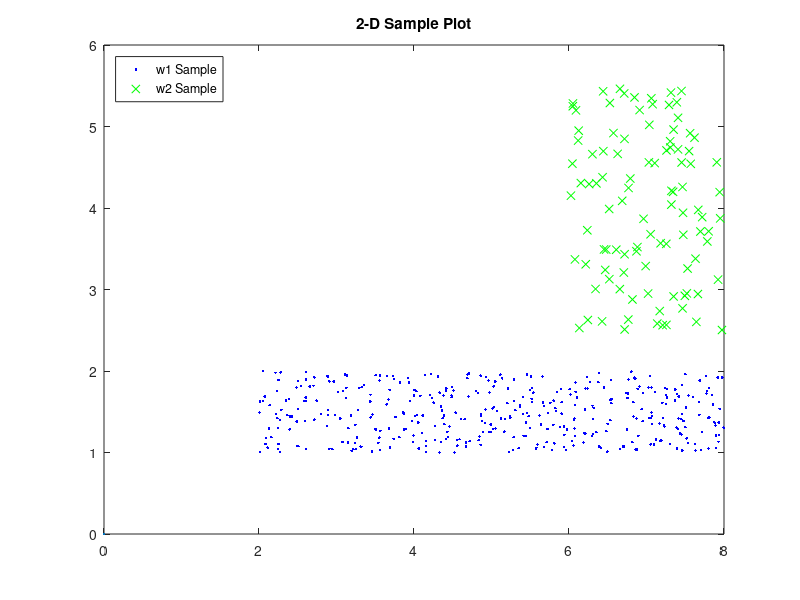
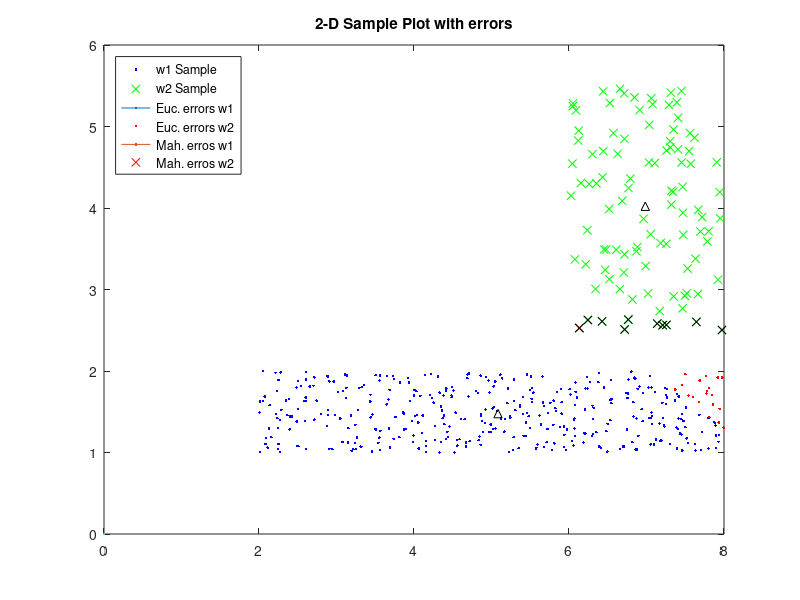

These charts were generated, in order, by the following MATLAB code: (Note: this script raises an error after producing the figures.)
close all
clc;clear;
rng default
 
%create w1 samples
point_a = 2; point_b = 8;
point_c = 1; point_d= 2;
x1 = point_a + (point_b-point_a).*rand(400,1);
x2 = point_c + (point_d-point_c).*rand(400,1);
 
w1 = [x1 ,x2];
 
%create w2 samples
point_a = 6; point_b = 8;
point_c = 2.5; point_d= 5.5;
x1 = point_a + (point_b-point_a).*rand(100,1);
x2 = point_c + (point_d-point_c).*rand(100,1);
 
w2 = [x1 ,x2];
 
%plot samples
figure(1)
plot(w1(:,1),w1(:,2),'b.', w2(:,1),w2(:,2),'gx', 0,0);
title('2-D Sample Plot');
legend('w1 Sample','w2 Sample','Location','northwest');
 


%Meros B
%B1
%find mean values of samples
m1 = mean(w1);
m2 = mean(w2);

%find covariances
s1 = cov(w1);
s2 = cov(w2);
 
p11 = [];
p12 = [];
for i = 1:400
    p11 = [p11,(1/(2*pi*sqrt(abs(det(s1))))) * exp(-(1/2)*(w1(i,:) - m1)*inv(s1)*(w1(i,:) - m1)')];
    p12 = [p12,(1/(2*pi*sqrt(abs(det(s2))))) * exp(-(1/2)*(w1(i,:) - m2)*inv(s2)*(w1(i,:) - m2)')];
    
end
 
p21 = [];
p22 = [];
for i = 1:100
    p22 = [p22,(1/(2*pi*sqrt(abs(det(s2))))) * exp(-(1/2)*(w2(i,:) - m2)*inv(s2)*(w2(i,:) - m2)')];
    p21 = [p21,(1/(2*pi*sqrt(abs(det(s1))))) * exp(-(1/2)*(w2(i,:) - m1)*inv(s1)*(w2(i,:) - m1)')];
end


%B2
w1_right = [];
w2_right = [];
w1_wrong = [];
w2_wrong = [];

%Taksinomisi stoixeiwn W1 me euclidean distance
for i = 1:400
    d1 = norm(w1(i,:) - m1);
    d2 = norm(w1(i,:) - m2);
    if d1<=d2
        w1_right = [w1_right;w1(i,:)];
    else
        w1_wrong = [w1_wrong;w1(i,:)];
    end
end

%Taksinomisi stoixeiwn W2 me euclidean distance
for i = 1:100
    d1 = norm(w2(i,:) - m1);
    d2 = norm(w2(i,:) - m2);
    if d1<d2
        w2_wrong = [w2_wrong;w2(i,:)];
    else
        w2_right = [w2_right;w2(i,:)];
    end
end
 
%Ypologismos sfalmatos taksinomisis
error = (size(w1_wrong,1) + size(w2_wrong,1)) / 500;
disp(['Euclidean distance error : ',num2str(error*100),'%']);
 
%Plot dedomena klasewn & lathi euclidean taksinomisis
figure(2)
plot(w1(:,1),w1(:,2),'b.',w2(:,1),w2(:,2),'gx', 0,0);
 
if size(w1_wrong,1) ~= 0 
    hold on;
    plot(w1_wrong(:,1),w1_wrong(:,2),'r.', 0,0);
end

if size(w2_wrong,1) ~= 0
    hold on;
    plot(w2_wrong(:,1),w2_wrong(:,2),'rx', 0,0);
end

% Plot mesa dianysmata klasewn
plot(m1(:,1), m1(:,2), 'k^', 0,0);
hold on;
plot(m2(:,1), m2(:,2), 'k^', 0,0);

 
%B3
s = (0.8*s1)+(0.2*s2);
w1_right = [];
w2_right = [];
w1_wrong = [];
w2_wrong = [];

%Taksinomisi stoixeiwn W1 me mahalanobis distance 
for i = 1:400
    d1 = sqrt((w1(i,:) - m1)*inv(s)*(w1(i,:) - m1)');
    d2 = sqrt((w1(i,:) - m2)*inv(s)*(w1(i,:) - m2)');
    if d1<=d2
        w1_right = [w1_right;w1(i,:)];
    else
        w1_wrong = [w1_wrong;w1(i,:)];
    end
end

%Taksinomisi stoixeiwn W2 me mahalanobis distance
for i = 1:100
    d1 = sqrt((w2(i,:) - m1)*inv(s)*(w2(i,:) - m1)');
    d2 = sqrt((w2(i,:) - m2)*inv(s)*(w2(i,:) - m2)');
    if d1<d2
        w2_wrong = [w2_wrong;w2(i,:)];
    else
        w2_right = [w2_right;w2(i,:)];
    end
end
 
%Ypologismos sfalmatos mahalanobis distance
error = (size(w1_wrong,1) + size(w2_wrong,1)) / 500;
disp(['Mahalanobis distance error : ',num2str(error*100),'%']);

%Plot lathi mahalanobis distance
if size(w1_wrong,1) ~= 0 
    %hold on;
    plot(w1_wrong(:,1),w1_wrong(:,2),'k.', 0,0);
end

if size(w2_wrong,1) ~= 0
    %hold on;
    plot(w2_wrong(:,1),w2_wrong(:,2),'kx', 0,0);
end

title('2-D Sample Plot with errors');
legend('w1 Sample','w2 Sample','Euc. errors w1','Euc. errors w2', 'Mah. erros w1','Mah. erros w2','Location','northwest');
 

%B4
w1_right = [];
w2_right = [];
w1_wrong = [];
w2_wrong = [];

for i = 1:400
    if p11>=p12
        w1_right = [w1_right;w1(i,:)];
    else
        w1_wrong = [w1_wrong;w1(i,:)];
    end
end

for i = 1:100
    if p21>p22
        w2_wrong = [w2_wrong;w2(i,:)];
    else
        w2_right = [w2_right;w2(i,:)];
    end
end
 
error = (size(w1_wrong,1) + size(w2_wrong,1)) / 500;
disp(['Bayesian classification error : ',num2str(error*100),'%']);
 


% Meros C
%C1
figure(3);

projectedPCAw1 = w1;
projectedPCAw2 = w2;

%Pinakas Dedomenwn
M = [w1;w2];

%Covariance Pinaka
Matrix = cov(M);

%Idiotimes
eigen = eig(Matrix);

%Max idiotimi
eigen_max = max(eigen);

colV = [1;1];
colV = eigen_max*colV;

%Evresi eytheias diaxwrismou
z = Matrix\colV;

syms x y;

% Plot eytheias diaxwrismou & deigmatwn
f1(x,y) = z(1,:)*x + z(2,:)*y;
h = ezplot(f1,[-4,10]);
set(h, 'Color', 'k');
hold on
plot(w1(:,1),w1(:,2),'b.');
hold on;
plot(w2(:,1),w2(:,2),'gx');

title('PCA');

% Plot eytheias diaxwrismou
figure
f1(x,y) = z(1,:)*x + z(2,:)*y;
h = ezplot(f1,[-4,10]);
set(h, 'Color', 'k');
hold on

slope = -z(1,:)/z(2,:);

%Evresi projected points gia W1
for i = 1:400
   b0 = -(-1/slope)*w1(i,1) + w1(i,2);
   xIntersection = (b0)/ (slope - (-1/slope));
   yIntersection = (-1/slope) * xIntersection + b0;

   projectedPCAw1(i,1)=xIntersection;
   projectedPCAw1(i,2)=yIntersection;
    
   plot(xIntersection, yIntersection, 'b.')

end

%Evresi projected points gia W2
for i = 1:100
   b0 = -(-1/slope)*w2(i,1) + w2(i,2);
   xIntersection = (b0)/ (slope - (-1/slope));
   yIntersection = (-1/slope) * xIntersection + b0;
    
   projectedPCAw2(i,1)=xIntersection;
   projectedPCAw2(i,2)=yIntersection;
    
   plot(xIntersection, yIntersection, 'gx')

end
title('PCA - PROJECTIONS')



%C2
w1_wrong = [];
w1_right = [];
w2_wrong = [];
w2_right = [];

mesos_projectedPCA_w1 = mean(projectedPCAw1);
mesos_projectedPCA_w2 = mean(projectedPCAw2);

figure

%Plot eytheias diaxwrismou
f1(x,y) = z(1,:)*x + z(2,:)*y;
h = ezplot(f1,[-4,10]);
set(h, 'Color', 'k');
hold on

%Evresi projected points gia W1
for i = 1:400
    
   b0 = -(-1/slope)*w1(i,1) + w1(i,2);
   xIntersection = (b0)/ (slope - (-1/slope));
   yIntersection = (-1/slope) * xIntersection + b0;

   projectedPCAw1(i,1)=xIntersection;
   projectedPCAw1(i,2)=yIntersection;
    
   plot(xIntersection, yIntersection, 'b.') 
    
   %Taksinomisi projected points
   d1 = norm(projectedPCAw1(i,:) - mesos_projectedPCA_w1);
   d2 = norm(projectedPCAw1(i,:) - mesos_projectedPCA_w2);
   if d1<=d2
        w1_right = [w1_right;projectedPCAw1(i,:)];
   else
        w1_wrong = [w1_wrong;projectedPCAw1(i,:)];
   end
end

%Evresi projected points gia W2
for i = 1:100

   b0 = -(-1/slope)*w2(i,1) + w2(i,2);
   xIntersection = (b0)/ (slope - (-1/slope));
   yIntersection = (-1/slope) * xIntersection + b0;
    
   projectedPCAw2(i,1)=xIntersection;
   projectedPCAw2(i,2)=yIntersection;
    
   plot(xIntersection, yIntersection, 'gx')
    
   %Taksinomisi projected points
   d1 = norm(projectedPCAw2(i,:) - mesos_projectedPCA_w1);
   d2 = norm(projectedPCAw2(i,:) - mesos_projectedPCA_w2);
   if d1<d2
       w2_wrong = [w2_wrong;projectedPCAw2(i,:)];
   else
       w2_right = [w2_right;projectedPCAw2(i,:)];
   end
end

%Plot PCA me lathi taksinomisis
title('PCA errors');
if size(w1_wrong,1) ~= 0 
    hold on;
    plot(w1_wrong(:,1),w1_wrong(:,2),'r.', 0,0);
end
if size(w2_wrong,1) ~= 0
    hold on;
    plot(w2_wrong(:,1),w2_wrong(:,2),'rx', 0,0);
end

disp(['Pososto lathous PCA : ',num2str( ((size(w1_wrong,1)+size(w2_wrong,1))/500)*100 ),'%']);


%C3
figure

% P(W1) & P(W2)
Pithanotita_W1 = 400/500;
Pithanotita_W2 = 100/500;

% Pinakes dedomenwn
projectedLDAw1 = w1;
projectedLDAw2 = w2;

Pinakas_1_lda = w1-m1;
Pinakas_2_lda = w2-m2;

Pinakas_1_lda = Pithanotita_W1*(transpose(Pinakas_1_lda)*Pinakas_1_lda);
Pinakas_2_lda = Pithanotita_W2*(transpose(Pinakas_2_lda)*Pinakas_2_lda);

Sw = Pithanotita_W1*Pinakas_1_lda+Pithanotita_W2*Pinakas_2_lda;
wproj = inv(Sw)*(transpose(m1)-transpose(m2));

slope_lda = -wproj(1,:)/wproj(2,:);
slope2 = -wproj(1,:)/wproj(2,:);

syms x y;

%Plot LDA eytheias diaxwrismou & klasewn
f3(x,y) = (-1/slope2)*x + y;
h = ezplot(f3,[-4,10]);
set(h, 'Color', 'k');
hold on
plot(w1(:,1),w1(:,2),'b.');
hold on;
plot(w2(:,1),w2(:,2),'gx');

title('LDA');

%Plot eytheias diaxwrismou
figure
f3(x,y) = (-1/slope2)*x + y;
h = ezplot(f3,[-4,10]);
set(h, 'Color', 'k');
hold on

%Evresi projected points gia W1
for i = 1:400
   
   b0 = -(slope2)*w1(i,1) + w1(i,2);
   xIntersection = -(b0)/ ((slope2)-(-1/slope2));
   yIntersection = (slope2) * xIntersection + b0;

   projectedLDAw1(i,1)=xIntersection;
   projectedLDAw1(i,2)=yIntersection;
  
   plot(xIntersection, yIntersection, 'b.')

end

%Evresi projected points gia W2
for i = 1:100
   
   b0 = -(slope2)*w2(i,1) + w2(i,2);
   xIntersection = -(b0)/ ((slope2)-(-1/slope2));
   yIntersection = (slope2) * xIntersection + b0;

   projectedLDAw2(i,1)=xIntersection;
   projectedLDAw2(i,2)=yIntersection;
   
   plot(xIntersection, yIntersection, 'gx')
    
end
title('LDA - PROJECTIONS')

 
%C4
w1_wrong = [];
w1_right = [];
w2_wrong = [];
w2_right = [];

mesos_projectedLDA_w1 = mean(projectedLDAw1);
mesos_projectedLDA_w2 = mean(projectedLDAw2);

figure

% Plot eytheia diaxwrismou
f3(x,y) = -(1/slope2)*x + y;
h = ezplot(f3,[-4,10]);
set(h, 'Color', 'k');
hold on

% Evresi projected points W1
for i = 1:400
    
   b0 = -(slope2)*w1(i,1) + w1(i,2);
   xIntersection = -(b0)/ ((slope2)-(-1/slope2));
   yIntersection = (slope2) * xIntersection + b0;

   projectedLDAw1(i,1)=xIntersection;
   projectedLDAw1(i,2)=yIntersection;
    
   plot(xIntersection, yIntersection, 'b.') 
    
   % Taksinomisi projected points
   d1 = norm(projectedLDAw1(i,:) - mesos_projectedLDA_w1);
   d2 = norm(projectedLDAw1(i,:) - mesos_projectedLDA_w2);
   if d1<=d2
        w1_right = [w1_right;projectedLDAw1(i,:)];
   else
        w1_wrong = [w1_wrong;projectedLDAw1(i,:)];
   end
end

%Evresi projected points W2
for i = 1:100

   b0 = -(slope2)*w2(i,1) + w2(i,2);
   xIntersection = -(b0)/ ((slope2)- (-1/slope2));
   yIntersection = (slope2) * xIntersection + b0;
    
   projectedLDAw2(i,1)=xIntersection;
   projectedLDAw2(i,2)=yIntersection;
    
   plot(xIntersection, yIntersection, 'gx')
    
   %Taksinomisi projected points
   d1 = norm(projectedLDAw2(i,:) - mesos_projectedLDA_w1);
   d2 = norm(projectedLDAw2(i,:) - mesos_projectedLDA_w2);
   if d1<d2
       w2_wrong = [w2_wrong;projectedLDAw2(i,:)];
   else
       w2_right = [w2_right;projectedLDAw2(i,:)];
   end
end

%Plot me lathi taksinomisis
title('LDA errors');
if size(w1_wrong,1) ~= 0 
    hold on;
    plot(w1_wrong(:,1),w1_wrong(:,2),'r.', 0,0);
end
if size(w2_wrong,1) ~= 0
    hold on;
    plot(w2_wrong(:,1),w2_wrong(:,2),'rx', 0,0);
end

disp(['Pososto lathous LDA : ',num2str( ((size(w1_wrong,1)+size(w2_wrong,1))/500)*100 ),'%']);

% Meros D
%D1 Minimum Least Squares
y = ones(500,1);
y(401:500) = -y(401:500);
X = ones(500,3);
X(:,1:2) = [w1;w2];
w = inv(X'*X)*X'*y;
 
%Plot eytheias diaxwrismou & klasewn
figure;
plot(w1(:,1),w1(:,2),'b.',w2(:,1),w2(:,2),'gx', 0,0);
hold on;
syms x y;
f(x,y) = w(1)*x + w(2)*y + w(3);
ezplot(f,[0,10]);
title('Least Squares');
 
%Evresi sfalmatos tetragwnwn
J = [];
y = ones(500,1);
for i = 1:500
    J = [J, (y(i) - X(i,:)*w)^2];
end
lse = sum(J);
disp(['Minimum least Square, Sfalma Tetragwnwn: ',num2str(lse)]);

%Evresi sfalmatos taksinomisis
errors = 0;
for i = 1:400
    if w'*[w1(i,:),1]'<=0
        errors = errors +1;
    end
end
for  i = 1:100
    if w'*[w2(i,:),1]' >= 0 
        errors = errors +1;
    end
end

disp(['Minimum least Square, Error: ',num2str( (errors/500)*100 ),'%']);
 

%D2 Perceptron 
w = [1; 0; 7];
r = 1/50;
 
y = ones(500,1);
y(401:500) = -y(401:500);
X = [w1;w2];
X = [X,ones(500,1)];
 
Y = []; 
e = 0;
a = 1;

syms x y;

%Epanaliptiko loop taksinomisi twn dedomenwn
%kai epanaprosdiorismou toy w
while length(Y)|| a ~= 0
    a = 0;
    Y = [];
    for i = 1:500
        if i<=400
            if X(i,:)*w<=0
                Y = [Y;1*X(i,:)];
            end
        else
            if X(i,:)*w>=0
                Y = [Y;(-1)*X(i,:)];
            end
        end
    end
    e = e +1;
    sm = [];
    for i = 1:size(Y,1)
      sm = [sm ;Y(i,:)];
    end
    a = sum(sm);
    w = w +r*a';
 
end

%Plot eytheias diaxwrismou & klasewn
f(x,y) = w(1)*x + w(2)*y+w(3);
figure
plot(w1(:,1),w1(:,2),'b.',w2(:,1),w2(:,2),'gx', 0,0);
hold on;
xx = linspace(0,10,1000);
plot(xx,(xx*w(1)+w(3))/(-w(2)), 0,0)
legend('w1','w2','g(x)','Location', 'northwest');
title('Perceptron');
disp(['Number of Iterations : ',num2str(e)]);
